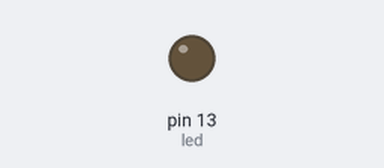
The sketch below on a simulated Arduino Uno, built with avr-gcc and run on an emulated ATmega328P. Parts: output pins drawn as LEDs (lit = HIGH).

Above: at 0.3 s.
At 4.6 s:
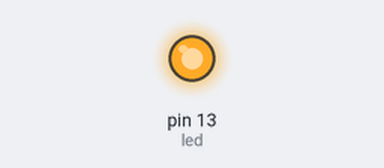
Timing chart, 0 to 7.0 s (numbered marks = the images above):
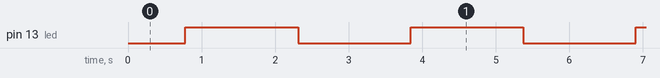

Measured:
- by itself, pin 13 (led): alternates HIGH for 1.5 s and LOW for 1.5 s

The sketch:

5-fade.ino
```cpp
// Nastaveni jasu - analogWrite

int led = LED_BUILTIN;  // cislo PWM pinu
int brightness = 0;     // nastaveni jasu
int fadeAmount = 5;     // nastaveni kroku

void setup() {
  // nastaveni digitalniho pinu led jako vystupni
  pinMode(led, OUTPUT);
}


void loop() {
  // nastaveni jasu na pinu led
  analogWrite(led, brightness);

  // zmen cislo pinu o nastaveny krok
  brightness = brightness + fadeAmount;

  // zmen znamenko kroku
  if (brightness <= 0 || brightness >= 255) {
    fadeAmount = -fadeAmount;
  }

  // cekej 30 milisekund
  delay(30);
}
```
